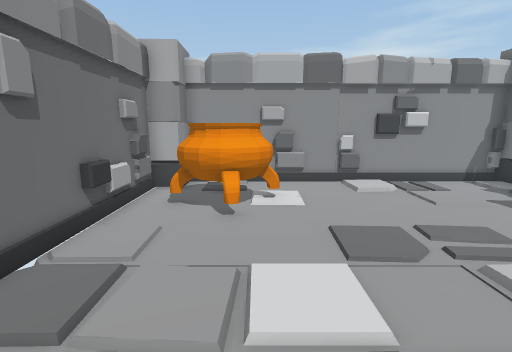
[1] (above)

12 first-person views from a walk through a scene from a Unity 3-D project. The camera is 1.2 m above the floor, tilts 10° down and sees 85° across. The floor is counted in squares, 0.5 m on a side. Each view is taken from the middle of a square. On the plan, view 1 faces up. The plan holds only what a view shows up to about 18 squares ahead; the rest is blank. The player is left out.

[2]
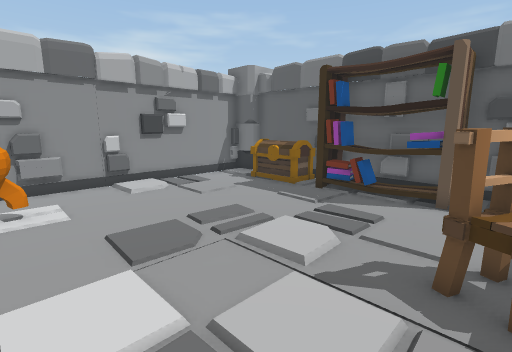

[3]
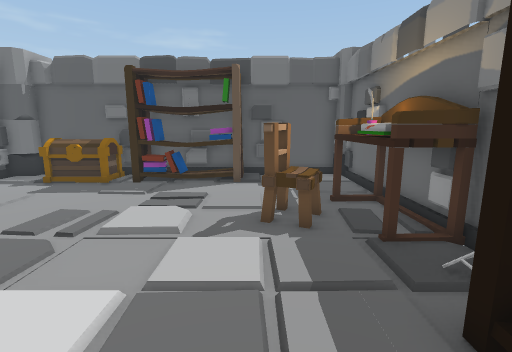

[4]
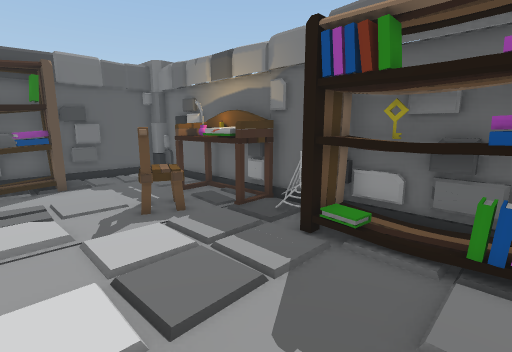

[5]
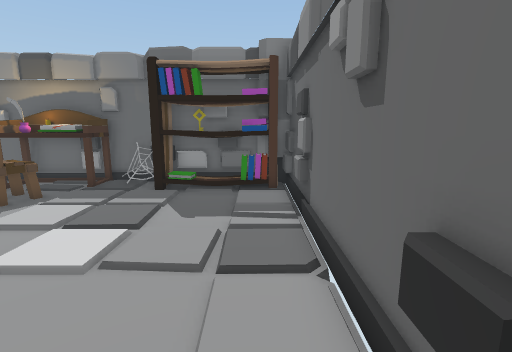

[6]
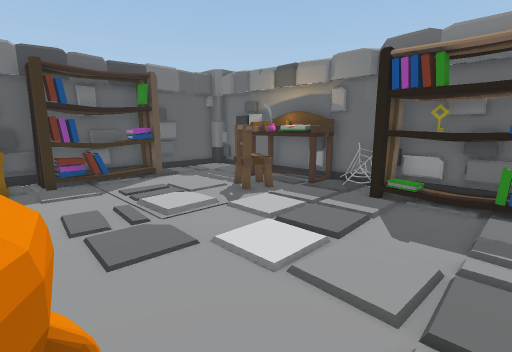

[7]
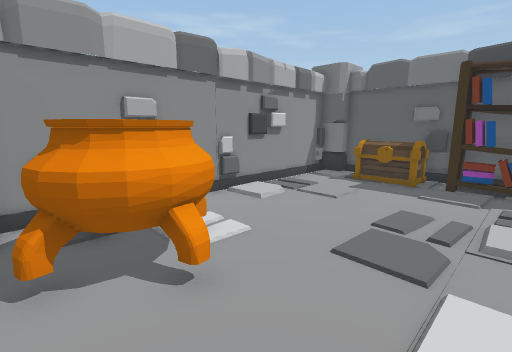

[8]
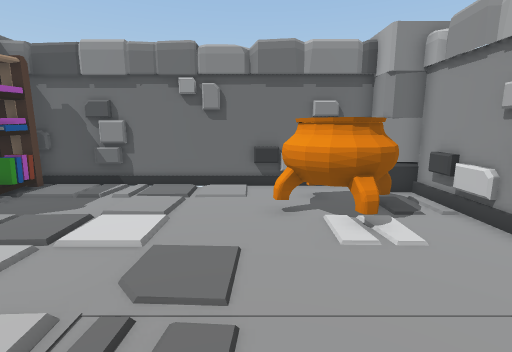

[9]
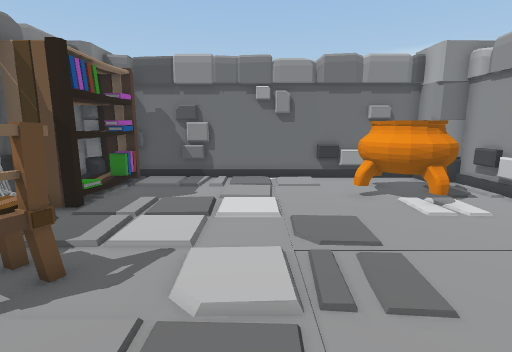

[10]
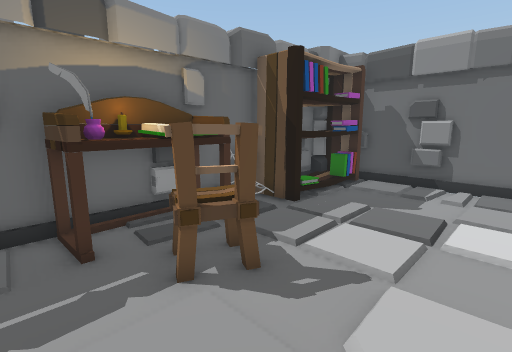

[11]
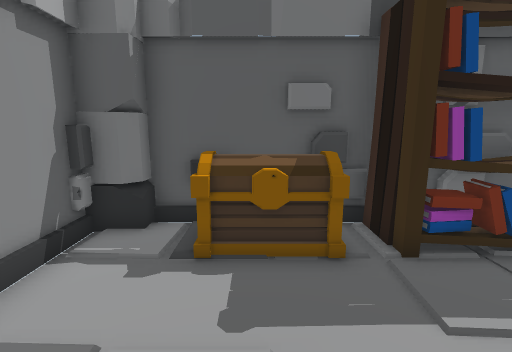

[12]
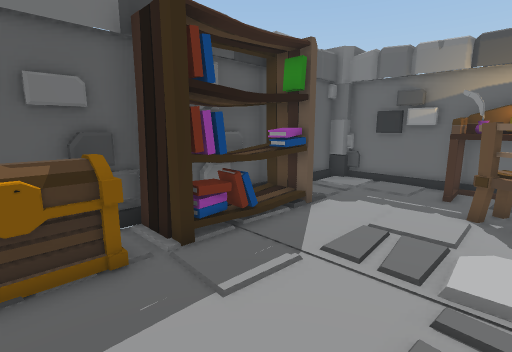

### Floor plan
Points are (right, up) in squares from view 1. A wall is a line through its corners. A room is listed if a view was taken in it or the views show most of it. See-through windows are left out.
Room 1 (views 1, 2, 3, 4, 5, 6, 7, 8, 9, 10, 11, 12)
walls: (-4.1, 5.6) (-4.1, 0.3); (2.9, -3.2) (3.6, -3.2); (-4.1, 0.1) (-4.1, -2.4); (11.7, 2.9) (11.7, 8.2); (-4.1, 11.3) (-4.1, 6.5); (7.8, -3.2) (11.3, -3.2); (-4.4, 11.5) (-4.4, -2.4); (-3.1, -3.4) (11.2, -3.4); (11.4, 12.7) (-3, 12.7); (11.4, 12.9) (-3.4, 12.9); (11.7, -2.9) (11.7, 1.2); (11.9, -3) (11.9, 11.5)
low walls: (0.5, -3.2) (1.3, -3.2); (11.7, 10.4) (11.7, 11.5)
objects: column (-5, -3) to (-3, -3); column (-5, 12) to (-3, 12); books (-3, -3) to (1, -1); key (-1, -3); other object (0, 9) to (1, 10); other object (2, -3); desk (3, -3) to (7, -2); other object (4, -1) to (6, 1); books (10, 2) to (11, 6); other object (10, 7) to (11, 10); chest (10, 8)

Positions as (right, up) in squares from view 1, and headings:
1: (0, 0), facing up
2: (0, 0), facing up-right
3: (-2, 1), facing right
4: (-3, 4), facing down-right
5: (-3, 9), facing down
6: (-3, 8), facing down-right
7: (-3, 4), facing up-right
8: (7, 7), facing left
9: (9, 4), facing left
10: (8, 4), facing down-left
11: (5, 9), facing right
12: (5, 9), facing down-right
